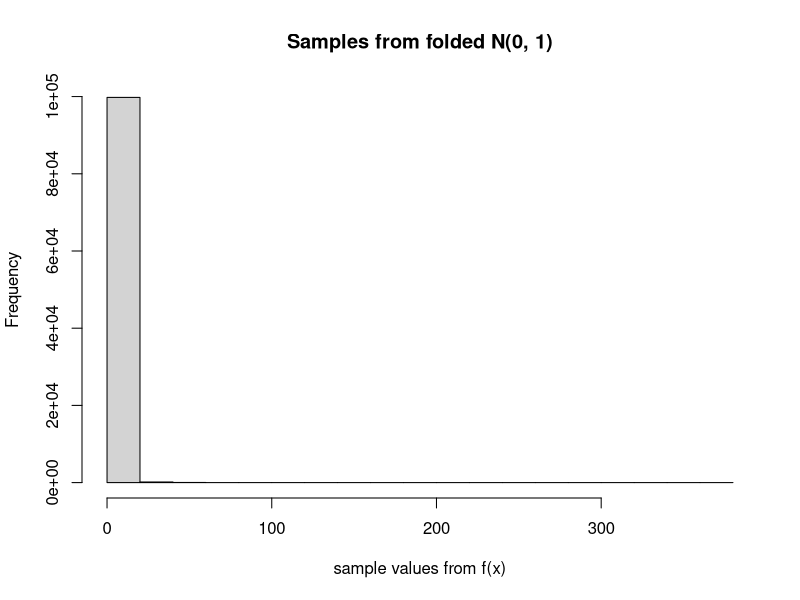
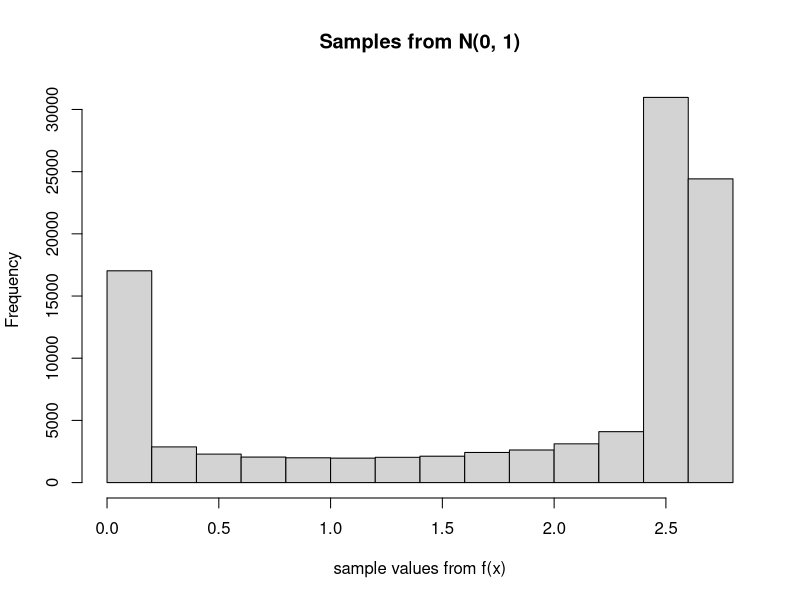
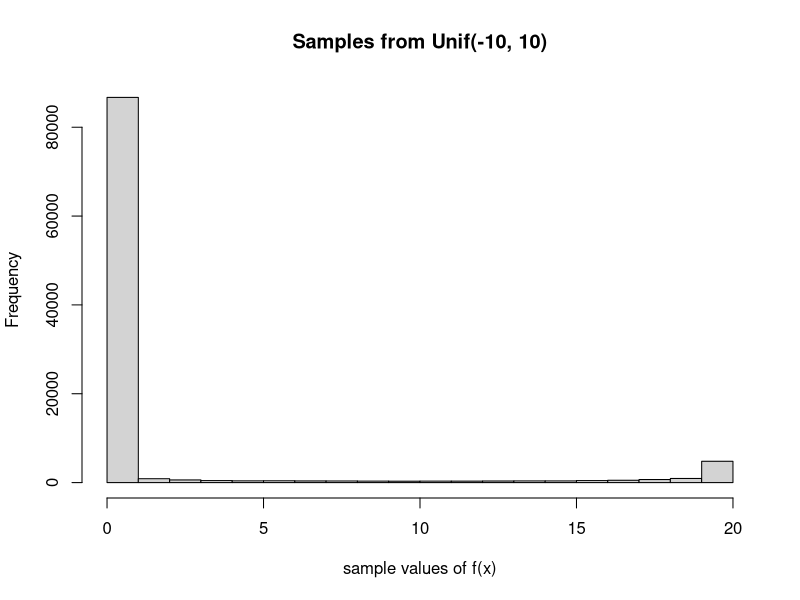

Write the R code that produced these figures, in order.
#=====================================
# MonteCarlo_Importance_Compact_Spport
#=====================================

# evaluate I = int_{-inf}^{inf} exp(-x^4) dx
# Method : Monte Carlo Integration
  # E_f[h(x)] = int h(x) f(x) dx
  # where f(x) is easy to sample from 

# to construct an f(x) easy to sample from 
# let y = sqrt(2) x^2
# by substitution derivation
# I = 2^{-5/4} int_0^{inf} sqrt(2*pi / y) 2*phi(y) dy
  # 2*phi(y) is P(|Y| < y) the density of std.N(0, 1) 
    # truncated from postive Real line
  # computation can 1. sample from N(0, 1)
                    # 2. take abs of these sample values


#-------------------
# mc sampling target
#-------------------
# mc1: truncated (folded) normal sampling distribution
mc1 <- function(x) {
  sqrt(2 * pi / abs(x))
}

draws <- rnorm(1e5)
values1 <- sapply(draws, mc1)
values1 <- values1 * 2^{-5/4}
hist(values1, xlab = paste0("sample values from ", expression(f(x))),
     main = "Samples from folded N(0, 1)")


# mc2: importance sampling from N(0, 1) 
mc2 <- function(x) {
  exp(-x^4) / dnorm(x)
}

draws2 <- rnorm(1e5)
values2 <- sapply(draws2, mc2)
hist(values2, xlab = paste0("sample values from ", expression(f(x))),
     main = "Samples from N(0, 1)")


# mc3: uniform sampling distribution

# since when x = 10, exp^{-10^4} = 0
# means exp^{-x^4} decreases to 0 quickly
# so can truncate the tail and turn I into a compact support
# I = int_{-10}^{10} exp(-x^4)
  # = int_{-10}^{10} 20*exp(-x^4) / (10-(-10)) dx
  # which is an average of 20*exp(-x^4) wrt unif(-10, 10)

# so sample from Unif(-10, 10)
# evaluate 20*exp(-x^4) and take average

mc3 <- function(x) {
  20 * exp(-x^4)
}

draws3 <- runif(1e5, -10, 10)
values3 <- sapply(draws3, mc3)

hist(values3, xlab = paste0("sample values of ", expression(f(x))),
     main = "Samples from Unif(-10, 10)")


#----------------------------------
# Root Mean Square Errors of samples
#----------------------------------

RMSE <- function(values) {
  sd(values) / sqrt(length(values))
}


#--------------------------------------------------
# Means of sampled values from f(x) using 3 methods
#--------------------------------------------------
# Method 0, 
  # closed from derived using substituion u = x^4 and
  # Gamma(x |a, b)

# true value of I 
m0 <- gamma(1/4) / 2 
# [1] 1.812805

# Method 1,
  # use Monte Carlo integration
  # let y = sqrt(2)*x^2
  # substitue, 
  # f(x) = 2phi(x), a folded N(0,1), only positive real line

m1 <- mean(values1) 
# values1 <- values1 * 2^{-5/4}


# Method 2,
  # importance sampling
  # sample from f(x) = N(0, 1)
  # evaluate exp^{-x^4} / dnorm(x)

m2 <- mean(values2)


# Method 3,
  # truncated support or compact support
  # I = int_{-10}^{10} exp^{-x^4} 
    # = int_{-10}^{10} 20*exp^{-x^4} / (10 - (-10))
  # sample from f(x) = Unif(-10, 10)
  # evaluate 20*exp^{-x^4}

m3 <- mean(values3)

MEANS <- c(m0, m1, m2, m3)

RMSEs <- c(NA, RMSE(values1), RMSE(values2), RMSE(values3))

mc.df <- data.frame(Means = MEANS, RMSEs = RMSEs, 
           row.names = c("True value", "Folded N(0, 1)",
                         "Full N(0, 1)", 
                         "Truncated Unif(-10, 10)"))

library(xtable)
xtable(mc.df)

## ideally, histogram of sampled values using each method 
# is centered around the true mean 1.813
# but the sampled values scattered in different ways






